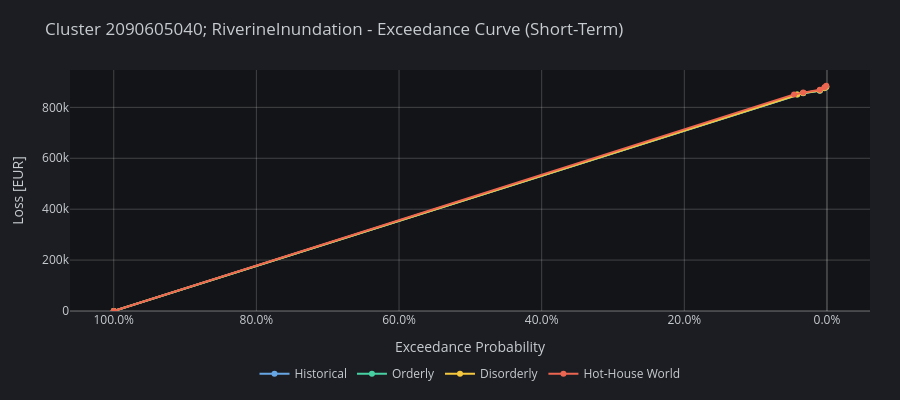

The notebook cell saved with this chart:
### Markdown cell above
The exceedance curve plots monetary loss against exceedance probability. Moving toward lower probabilities corresponds to rarer but more severe events. Comparing scenario lines helps show how the distribution of potential losses changes under different climate pathways.

### Code cell
plot_exceedance_curves(clusters_exceedance_curve, name=f"Cluster {cluster_id}; {cluster_hazard}", selected_term="short", dark=True)

### Figure 1 — Plotly figure (JSON) as saved in the notebook; plotly's stock layout.template omitted (floating-point values rounded to 4 significant figures)
{"data": [{"connectgaps": true, "hovertemplate": "Exceedance Probability: %{x:.2%}<br>Historical: %{y:,.0f} EUR<extra></extra>", "line": {"color": "hsl(210, 70%, 65%)", "width": 2}, "marker": {"color": "hsl(210, 70%, 65%)", "size": 6}, "mode": "lines+markers", "name": "Historical", "type": "scatter", "x": [1, 0.04614, 0.04179, 0.03333, 0.01, 0.003333, 0.001], "y": [0, null, null, 855300.0, 865200.0, 874800.0, 879800.0]}, {"connectgaps": true, "hovertemplate": "Exceedance Probability: %{x:.2%}<br>Orderly: %{y:,.0f} EUR<extra></extra>", "line": {"color": "hsl(160, 60%, 55%)", "width": 2}, "marker": {"color": "hsl(160, 60%, 55%)", "size": 6}, "mode": "lines+markers", "name": "Orderly", "type": "scatter", "x": [1, 0.04614, 0.04179, 0.03333, 0.01, 0.003333, 0.001], "y": [0, null, 850600.0, 856500.0, 866300.0, 875700.0, 880600.0]}, {"connectgaps": true, "hovertemplate": "Exceedance Probability: %{x:.2%}<br>Disorderly: %{y:,.0f} EUR<extra></extra>", "line": {"color": "hsl(45, 90%, 60%)", "width": 2}, "marker": {"color": "hsl(45, 90%, 60%)", "size": 6}, "mode": "lines+markers", "name": "Disorderly", "type": "scatter", "x": [1, 0.04614, 0.04179, 0.03333, 0.01, 0.003333, 0.001], "y": [0, null, 850600.0, 856500.0, 866300.0, 875700.0, 880600.0]}, {"connectgaps": true, "hovertemplate": "Exceedance Probability: %{x:.2%}<br>Hot-House World: %{y:,.0f} EUR<extra></extra>", "line": {"color": "hsl(8, 80%, 62%)", "width": 2}, "marker": {"color": "hsl(8, 80%, 62%)", "size": 6}, "mode": "lines+markers", "name": "Hot-House World", "type": "scatter", "x": [1, 0.04614, 0.04179, 0.03333, 0.01, 0.003333, 0.001], "y": [0, 851000.0, null, 858000.0, 868898, 879300.0, 884800.0]}], "layout": {"height": 400, "hovermode": "x unified", "legend": {"font": {"color": "hsl(210, 10%, 80%)"}, "orientation": "h", "x": 0.5, "xanchor": "center", "y": -0.2, "yanchor": "top"}, "margin": {"b": 60, "l": 70, "r": 30, "t": 70}, "paper_bgcolor": "#1C1D22", "plot_bgcolor": "#131417", "title": {"font": {"color": "hsl(210, 10%, 80%)"}, "text": "Cluster 2090605040; RiverineInundation - Exceedance Curve (Short-Term)"}, "xaxis": {"autorange": "reversed", "gridcolor": "rgba(255, 255, 255, 0.2)", "showgrid": true, "tickfont": {"color": "hsl(210, 10%, 80%)"}, "tickformat": ".1%", "title": {"font": {"color": "hsl(210, 10%, 80%)"}, "text": "Exceedance Probability"}, "zerolinecolor": "rgba(255, 255, 255, 0.2)"}, "yaxis": {"gridcolor": "rgba(255, 255, 255, 0.2)", "rangemode": "nonnegative", "showgrid": true, "tickfont": {"color": "hsl(210, 10%, 80%)"}, "title": {"font": {"color": "hsl(210, 10%, 80%)"}, "text": "Loss [EUR]"}, "zerolinecolor": "rgba(255, 255, 255, 0.2)"}}}
